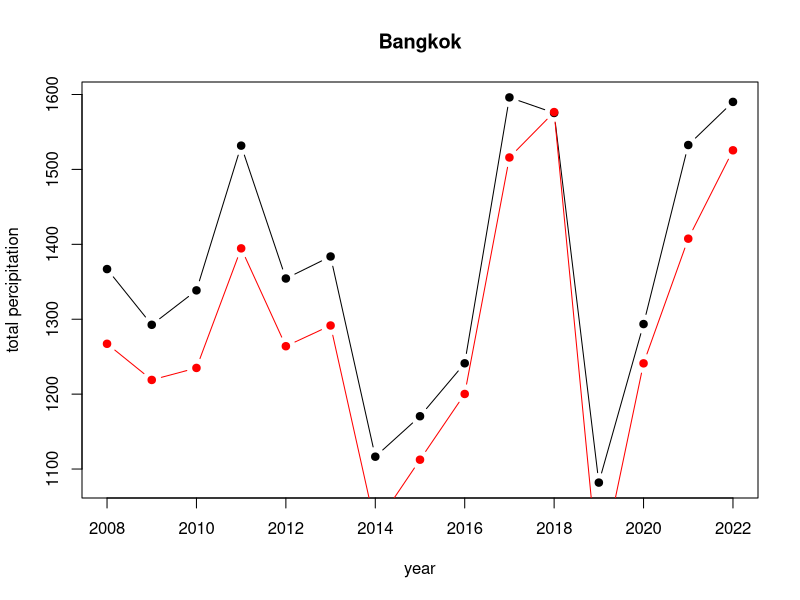
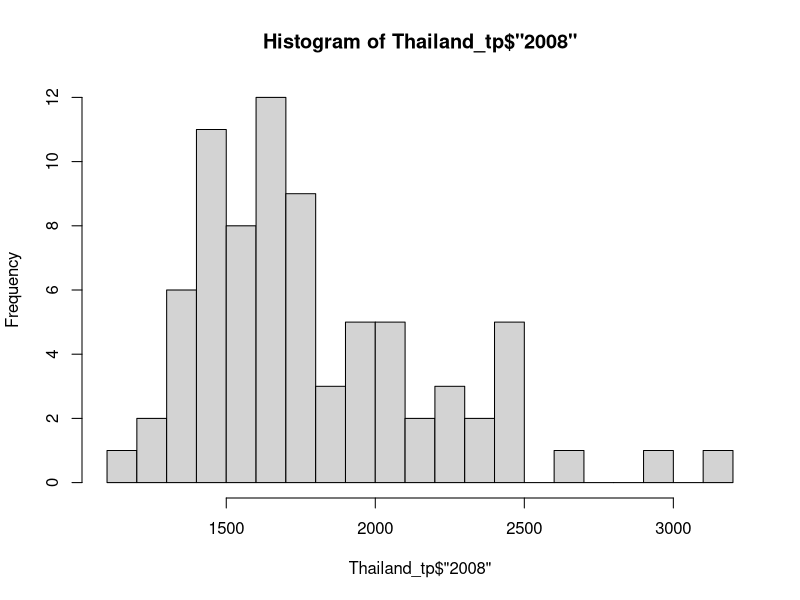
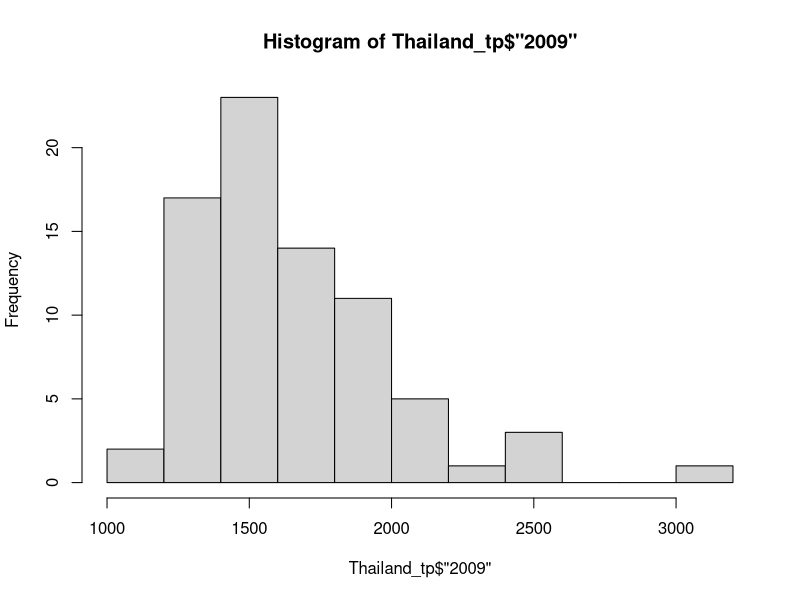
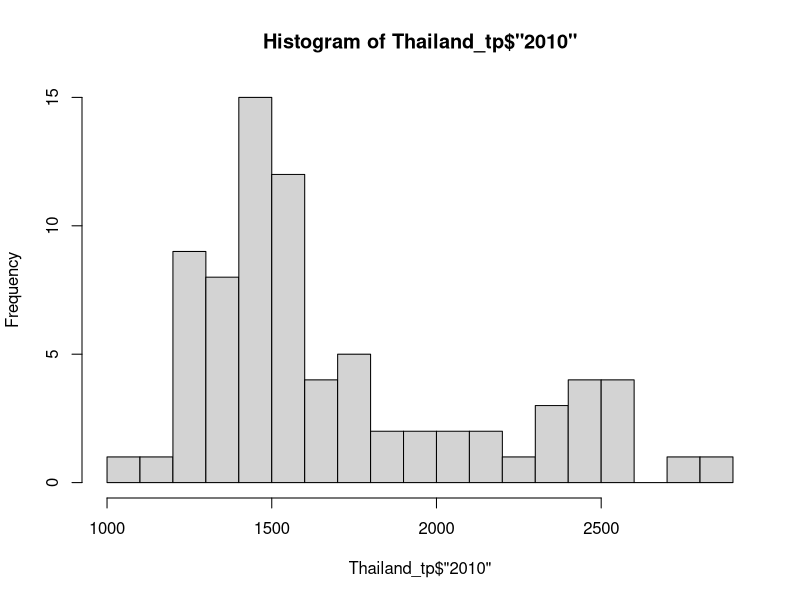
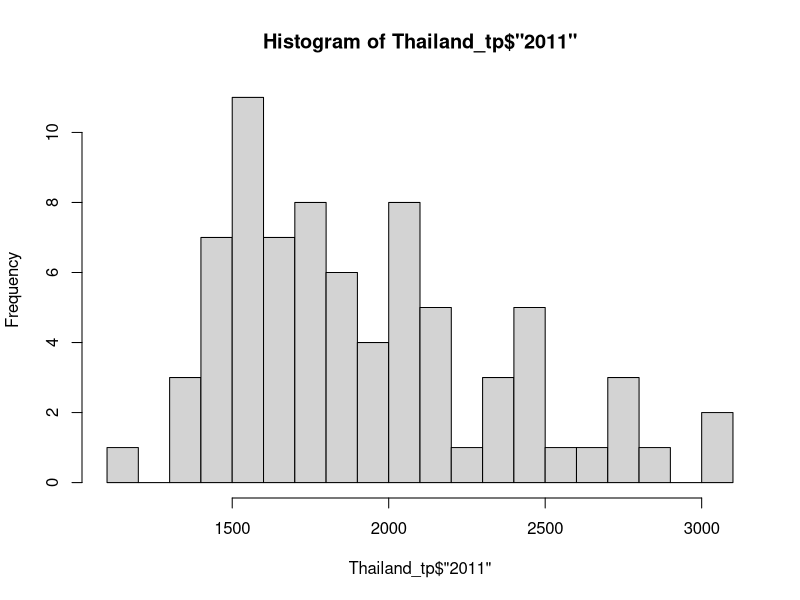
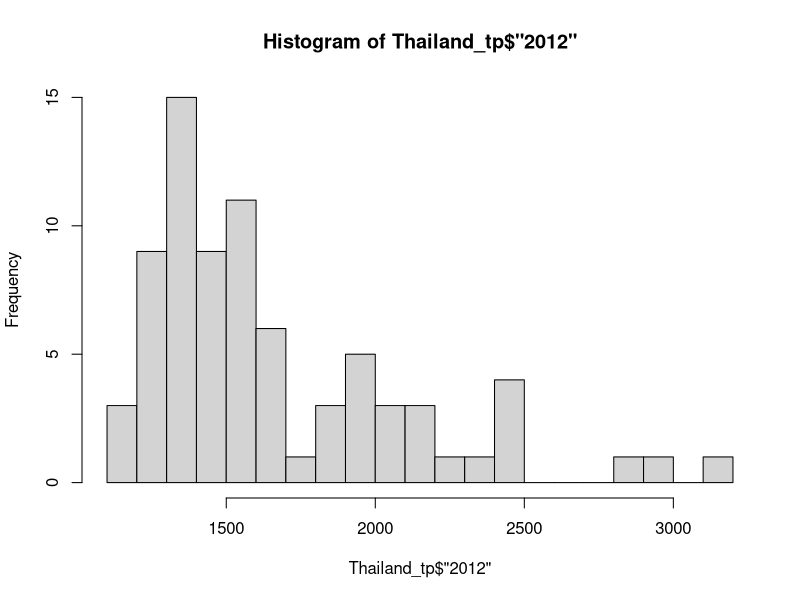
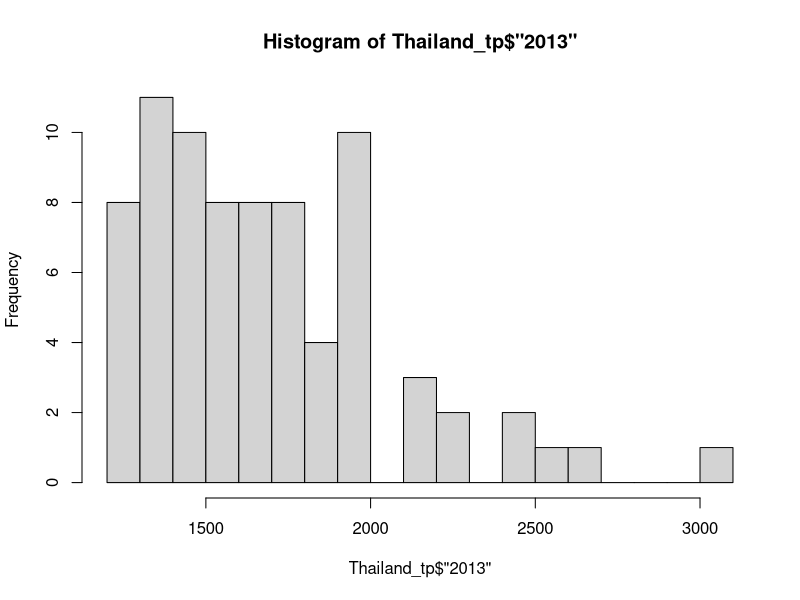
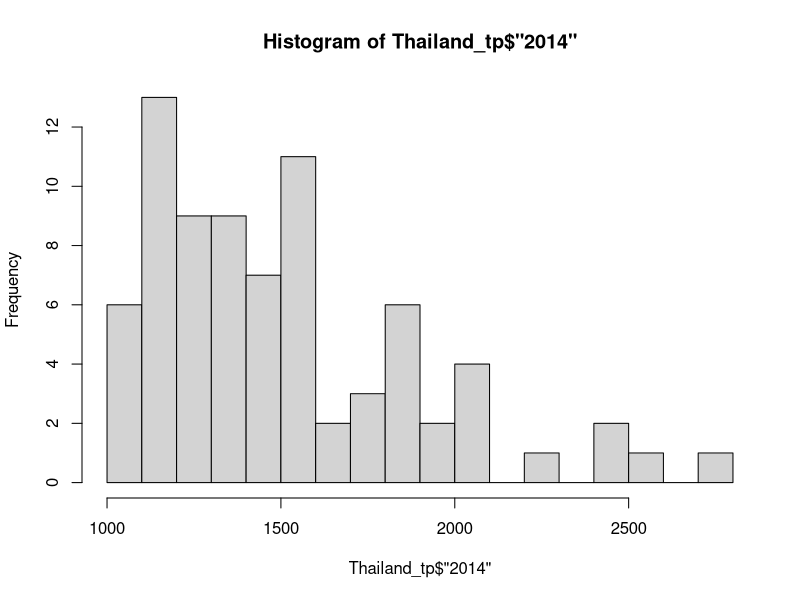

The R source for these figures, in order:
## ---- chunk 1
install.packages("readxl")
library(readxl)
## ---- chunk 2
Thailand_daymin <- read_excel("Thailand.xlsx",sheet = "era5_t2m_daymin_annual_Thailand")
Thailand_daymin
## ---- chunk 3
Thailand_daymax <- read_excel("Thailand.xlsx",sheet = "era5_t2m_daymax_annual_Thailand")
Thailand_daymax
## ---- chunk 4
Thailand_tp <- read_excel("Thailand.xlsx",sheet = "era5_tp(mm)_annual_Thailand")
Thailand_tp
## ---- chunk 5
Gideon <- read_excel("Dengue_Data.xlsx",sheet = "Gideon")
Gideon
## ---- chunk 6
Thailand_tp_sorted = Thailand_tp[order(Thailand_tp$`2022`, decreasing = TRUE), ]
Thailand_tp_sorted
## ---- chunk 7
#sub districts with Highest Precipitation
Thailand_tp_highest = head(Thailand_tp_sorted)
Thailand_tp_highest_list = Thailand_tp_highest$ADM1_EN
Thailand_tp_highest_list
## ---- chunk 8
#sub districts with Lowest Precipitation
Thailand_tp_lowest = tail(Thailand_tp_sorted) 
Thailand_tp_lowest_list = Thailand_tp_lowest$ADM1_EN
Thailand_tp_lowest_list
## ---- chunk 9
Thailand_daymax_sorted = Thailand_daymax[order(Thailand_daymax$`2022`, decreasing = TRUE), ]
Thailand_daymax_sorted
## ---- chunk 10
#sub districts with Highest max Temperatur
Thailand_daymax_highest = head(Thailand_daymax_sorted)
Thailand_daymax_highest_list = Thailand_daymax_highest$ADM1_EN
Thailand_daymax_highest_list
## ---- chunk 11
#sub districts with Lowest max temperatur
Thailand_daymax_lowest = tail(Thailand_daymax_sorted) 
Thailand_daymax_lowest_list = Thailand_daymax_lowest$ADM1_EN
Thailand_daymax_lowest_list
## ---- chunk 12
Thailand_daymin_sorted = Thailand_daymin[order(Thailand_daymin$`2022`, decreasing = TRUE), ]
Thailand_daymin_sorted
## ---- chunk 13
#sub districts with Highest min Temperatur
Thailand_daymin_highest = head(Thailand_daymin_sorted)
Thailand_daymin_highest_list = Thailand_daymin_highest$ADM1_EN
Thailand_daymin_highest_list
## ---- chunk 14
#sub districts with Lowest min temperatur
Thailand_daymin_lowest = tail(Thailand_daymin_sorted) 
Thailand_daymin_lowest_list = Thailand_daymin_lowest$ADM1_EN
Thailand_daymin_lowest_list
## ---- chunk 15
Thailand_temp_highest = unique(c(Thailand_daymax_highest_list, Thailand_daymin_highest_list))
Thailand_temp_highest
## ---- chunk 16
Thailand_temp_lowest = unique(c(Thailand_daymax_lowest_list, Thailand_daymin_lowest_list))
Thailand_temp_lowest
## ---- chunk 17
Thailand_temp_highest
## ---- chunk 18
Thailand_temp_lowest
## ---- chunk 19
Thailand_tp_highest_list
## ---- chunk 20
Thailand_tp_lowest_list
## ---- chunk 21
plot(x = colnames(Thailand_tp[,5:19]), y = Thailand_tp[1,5:19], type = "b", pch = 19, xlab = "year", ylab = "total percipitation", main = Thailand_tp[1,2]); lines(colnames(Thailand_tp[,5:19]), Thailand_tp[2,5:19], type = "b", pch = 19, col = "red")
## ---- chunk 22
hist(Thailand_tp$"2008", breaks=15)
hist(Thailand_tp$"2009", breaks=15)
hist(Thailand_tp$"2010", breaks=15)
hist(Thailand_tp$"2011", breaks=15)
hist(Thailand_tp$"2012", breaks=15)
hist(Thailand_tp$"2013", breaks=15)
hist(Thailand_tp$"2014", breaks=15)
hist(Thailand_tp$"2015", breaks=15)
hist(Thailand_tp$"2016", breaks=15)
hist(Thailand_tp$"2017", breaks=15)
hist(Thailand_tp$"2018", breaks=15)
hist(Thailand_tp$"2019", breaks=15)
hist(Thailand_tp$"2020", breaks=15)
hist(Thailand_tp$"2021", breaks=15)
hist(Thailand_tp$"2022", breaks=15)
## ---- chunk 23
#load Dengue cases and death
cases = read_excel("Dengue_Data.xlsx", sheet = "Dengue_cases")
death = read_excel("Dengue_Data.xlsx", sheet = "Denge_deaths")


#clean data just for Thailand
cases_Thai = cases[,c(1,3)]
death_Thai = death[,c(1,3)]


#plot to see cases and death numbers over time
plot(cases_Thai, type = "b", pch = 19); plot(death_Thai, type = "b", pch = 19) 
